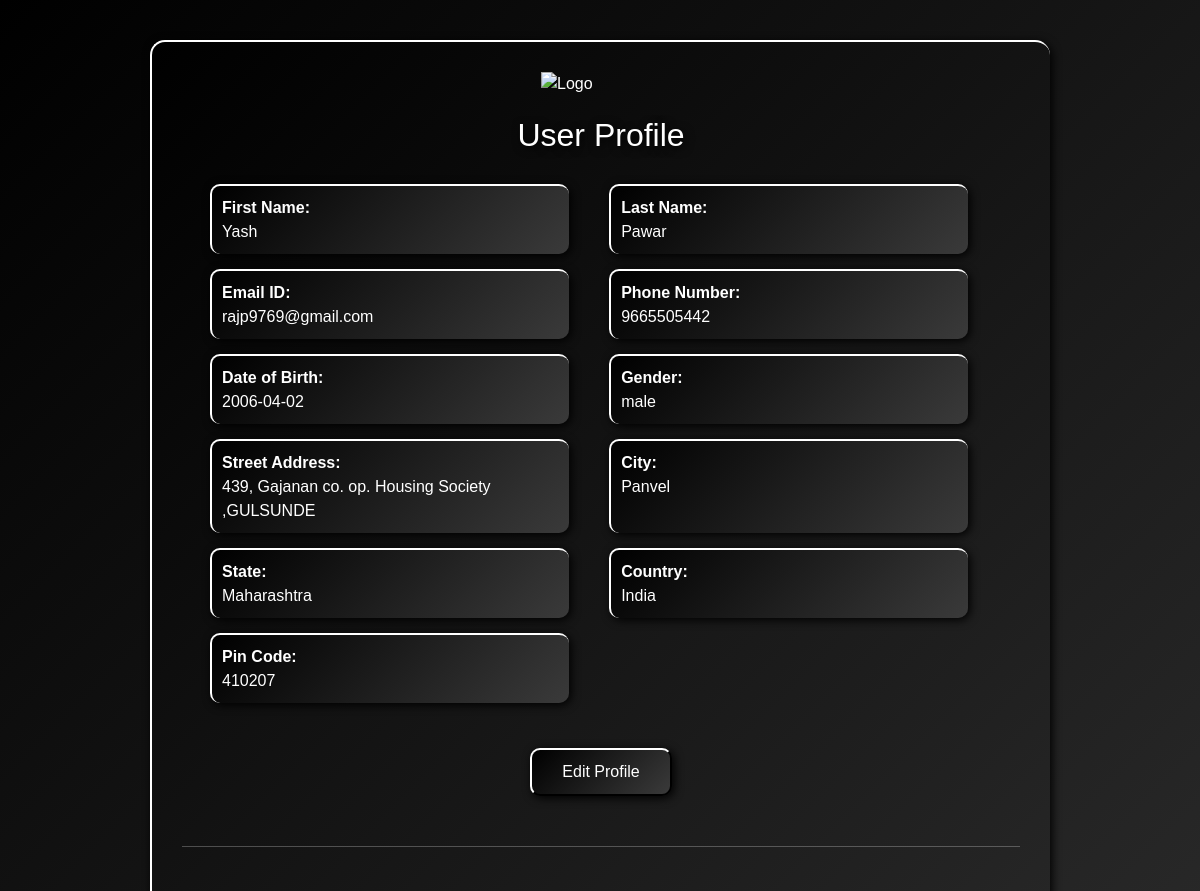
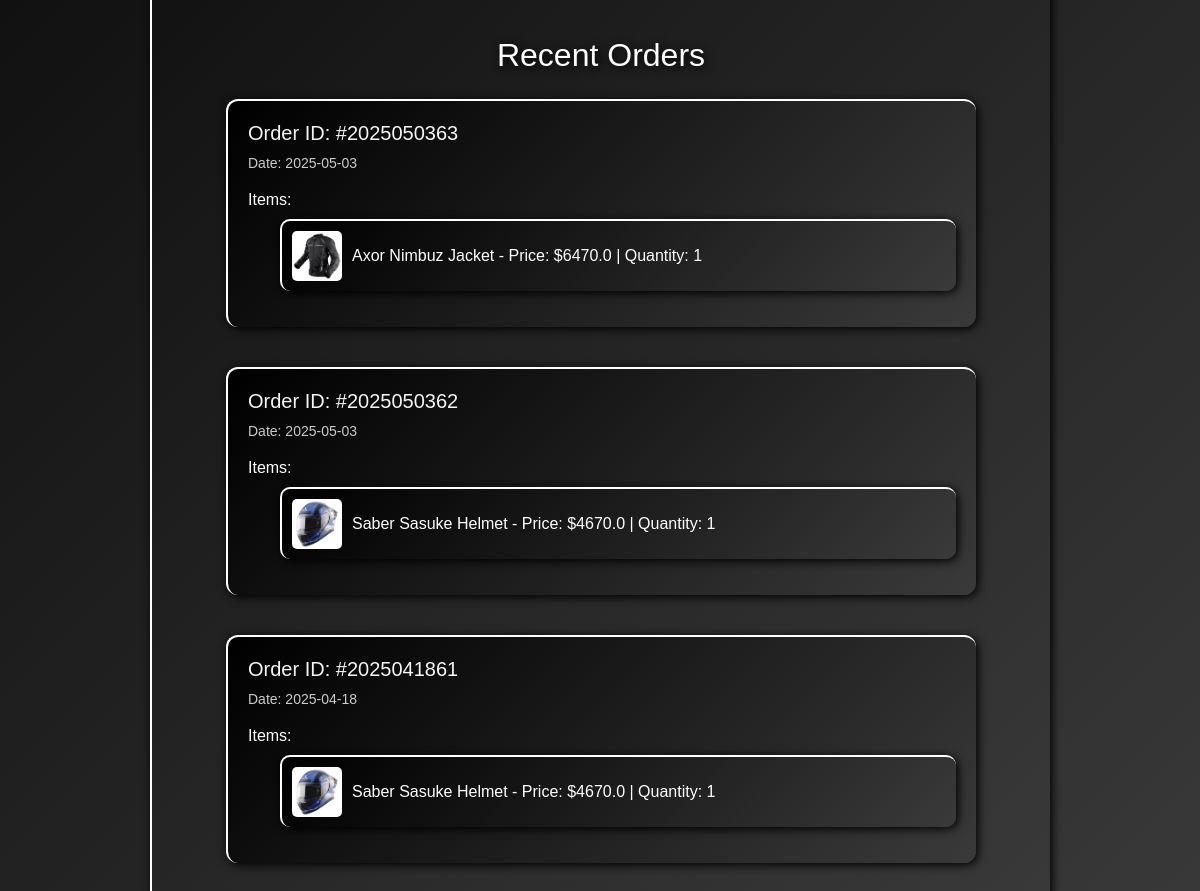
Screenshot of /viewprof/ (signed in) with the database file from the repository (2 pictures, top to bottom).
### RevApp/models.py (models this page shows, shortened)
class UserModel(models.Model):
    FirstName=models.CharField(max_length=100,null=False)
    LastName=models.CharField(max_length=100,null=False)
    EmailId=models.CharField(max_length=100,null=False,primary_key=True)
    PhoneNo=models.CharField(max_length=100,null=False,unique=True)
    Password=models.CharField(max_length=100,null=False)
    DOB=models.CharField(max_length=100,null=False)
    Gender=models.CharField(max_length=100,null=False)
    StreetAddress=models.CharField(max_length=100,null=False)
    City=models.CharField(max_length=100,null=False)
    State=models.CharField(max_length=100,null=False)
    Country=models.CharField(max_length=100)
    PinCode=models.CharField(max_length=100,null=False)

class Order(models.Model):
    user = models.ForeignKey(UserModel, on_delete=models.CASCADE)
    created_at = models.DateTimeField(auto_now_add=True)
    orderNo=models.CharField(max_length=100)
    StreetAddress=models.CharField(max_length=100,null=False)
    City=models.CharField(max_length=100,null=False)
    State=models.CharField(max_length=100,null=False)
    Country=models.CharField(max_length=100)
    PinCode=models.CharField(max_length=100,null=False)
    TotalBill=models.FloatField(default=0.0)
    payment_status = models.CharField(max_length=20, choices=[('paid', 'Paid'), ('unpaid', 'Unpaid')], default='unpaid')
    class Meta:
        ordering = ['-created_at']  # Orders will be sorted by creation date, newest first

class OrderItem(models.Model):
    order = models.ForeignKey(Order, on_delete=models.CASCADE, related_name="order_items")  # ✅ Fixed Relationship
    product_name = models.CharField(max_length=255)
    product_price = models.FloatField()
    product_image = models.ImageField(upload_to="order_items/", null=True, blank=True)
    quantity = models.PositiveIntegerField(default=1)
    size = models.CharField(max_length=50, null=True, blank=True)
    color = models.CharField(max_length=50, null=True, blank=True)

### RevApp/views.py (the view)
# urls.py: path('viewprof/',views.viewprof,name='viewprof'),
def viewprof(request):
    email = request.session['user_emailId']
    user_m = UserModel.objects.get(EmailId=email)
    recent_orders = Order.objects.filter(user=user_m).prefetch_related(
        Prefetch('order_items')
    ).order_by('-created_at')[:3]
    return render(request, 'viewprofile.html', {'data': user_m, 'orders': recent_orders})

### template/viewprofile.html (shortened to what this page needs)
<!DOCTYPE html>
<html lang="en">
{% load static %}
<head>
    <link rel="stylesheet" href="https://cdn.jsdelivr.net/npm/bootstrap@5.3.0/dist/css/bootstrap.min.css">
    <link rel="stylesheet" href="https://cdnjs.cloudflare.com/ajax/libs/font-awesome/6.0.0/css/all.min.css">
</head>
<body>
    <div class="profile-container">
        <img src="{% static 'logo.png' %}" alt="Logo" class="profile-logo">
        <h2 class="profile-heading">User Profile</h2>
        <div class="row">
            <div class="col-10 col-sm-5 info-item">
                <div class="info-label">First Name:</div>
                <div>{{ data.FirstName }}</div>
            </div>
            <div class="col-10 col-md-5 info-item">
                <div class="info-label">Last Name:</div>
                <div>{{ data.LastName }}</div>
            </div>
            <div class="col-10 col-md-5 info-item">
                <div class="info-label">Email ID:</div>
                <div>{{ data.EmailId }}</div>
            </div>
            <div class="col-10 col-md-5 info-item">
                <div class="info-label">Phone Number:</div>
                <div>{{ data.PhoneNo }}</div>
            </div>
            <div class="col-10 col-md-5 info-item">
                <div class="info-label">Date of Birth:</div>
                <div>{{ data.DOB }}</div>
            </div>
            <div class="col-10 col-md-5 info-item">
                <div class="info-label">Gender:</div>
                <div>{{ data.Gender }}</div>
            </div>
            <div class="col-10 col-md-5 info-item">
                <div class="info-label">Street Address:</div>
                <div>{{ data.StreetAddress }}</div>
            </div>
            <div class="col-10 col-md-5 info-item">
                <div class="info-label">City:</div>
                <div>{{ data.City }}</div>
            </div>
            <div class="col-10 col-md-5 info-item">
                <div class="info-label">State:</div>
                <div>{{ data.State }}</div>
            </div>
            <div class="col-10 col-md-5 info-item">
                <div class="info-label">Country:</div>
                <div>{{ data.Country }}</div>
            </div>
            <div class="col-10 col-md-5 info-item">
                <div class="info-label">Pin Code:</div>
                <div>{{ data.PinCode }}</div>
            </div>
        </div>
        <a href="{% url 'Editprof' %}" style="text-decoration: none;"><button class="edit-btn">Edit Profile</button></a>
        <br>
        <hr><br>
        <div class="recent-orders">
            <h2 class="text-center mb-4 profile-heading">Recent Orders</h2>
            {% for order in orders %}
            <div class="order-card">
                <h5>Order ID: #{{ order.orderNo }}</h5>
                <p class="order-details">Date: {{ order.created_at|date:"Y-m-d" }} </p>
                <h6>Items:</h6>
                <ul>
                    {% for item in order.order_items.all %}
                    <li class="li-pr d-flex align-items-center">
                        {% if item.product_image %}
                        <img src="{{ item.product_image.url }}" alt="{{ item.product_name }}">
                        {% endif %}
                        <div>
                            {{ item.product_name }} - Price: ${{ item.product_price }} | Quantity: {{ item.quantity }}
                        </div>
                    </li>
                    {% empty %}
                    <li>No items in this order.</li>
                    {% endfor %}
                </ul>
            </div>
            {% empty %}
            <p>No recent orders found.</p>
            {% endfor %}
        </div>
    </div>
</body>
</html>

### template/viewprofile.html (style rules this page uses)
body { background: linear-gradient(135deg, #000, #3a3a3a); color: white; font-family: 'Poppins', sans-serif; }
.profile-container { max-width: 900px; margin: 40px auto; background: linear-gradient(135deg, #000, #3a3a3a); padding: 30px; border-radius: 15px; border-top: 2px solid white; border-left: 2px solid white; box-shadow: 2px 2px 10px black; }
.profile-logo { display: block; margin: 0 auto 20px auto; width: 120px; }
.profile-heading { text-align: center; color: white; text-shadow: 2px 2px 10px black; margin-bottom: 30px; }
.info-item { margin-bottom: 15px; margin-left: 40px; padding: 10px; border-top: 2px solid white; border-left: 2px solid white; box-shadow: 2px 2px 10px black; background: linear-gradient(135deg, #000, #3a3a3a); border-radius: 10px; }
.info-label { font-weight: bold; color: white; }
.edit-btn { display: block; margin: 30px auto 10px auto; background: linear-gradient(135deg, #000, #3a3a3a); border-top: 2px solid white; border-left: 2px solid white; box-shadow: 2px 2px 10px black; color: white; padding: 10px 30px; border-radius: 10px; font-size: 16px; }
.li-pr { margin-top: 10px; padding: 10px; border-radius: 10px; background: linear-gradient(135deg, #000, #3a3a3a); border-top: 2px solid white; border-left: 2px solid white; box-shadow: 2px 2px 10px black; }
.recent-orders { margin-top: 40px; }
.order-card { background: linear-gradient(135deg, #000, #3a3a3a); border-radius: 12px; width: 100%; max-width: 750px; margin-left: auto; margin-right: auto; border-top: 2px solid white; border-left: 2px solid white; box-shadow: 2px 2px 10px black; padding: 20px; margin-bottom: 40px; }
.order-card h5 { color: whitesmoke; }
.order-details { font-size: 14px; color: #ccc; }
.order-card img { width: 50px; height: 50px; object-fit: cover; border-radius: 5px; margin-right: 10px; }

### rows the page displays
UserModel: FirstName "Yash", LastName "Pawar", EmailId "rajp9769@gmail.com", PhoneNo "9665505442", DOB "2006-04-02", Gender "male", StreetAddress "439, Gajanan co. op. Housing Society ,GULSUNDE", City "Panvel", State "Maharashtra", Country "India", PinCode "410207"
Order: orderNo "2025050363", created_at "2025-05-03"
OrderItem: product_image (picture), product_name "Axor Nimbuz Jacket", product_price "6470.0", quantity "1"
Order: orderNo "2025050362", created_at "2025-05-03"
OrderItem: product_image (picture), product_name "Saber Sasuke Helmet", product_price "4670.0", quantity "1"
Order: orderNo "2025041861", created_at "2025-04-18"
OrderItem: product_image (picture), product_name "Saber Sasuke Helmet", product_price "4670.0", quantity "1"
